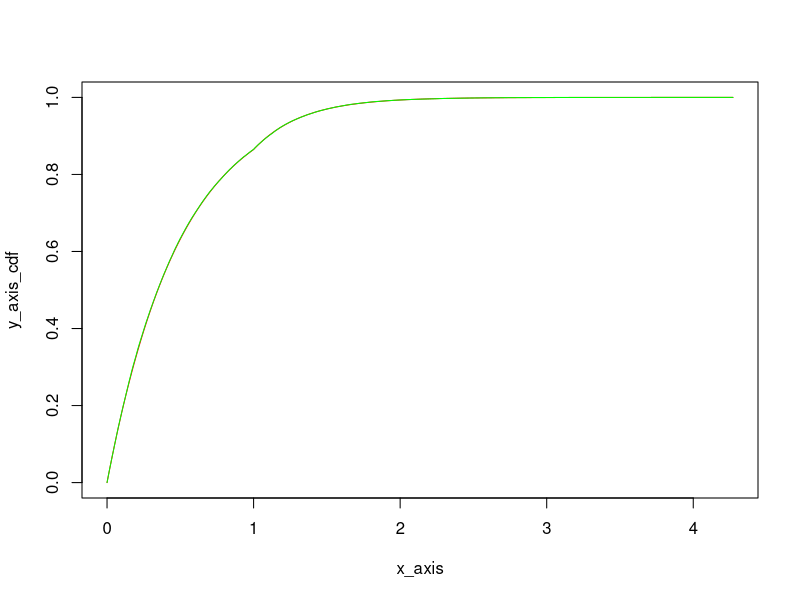

This chart was generated by the following R code:
sim_rv <- function(r1, r2, t){

	T1 <- rexp(1, r1)
	if(T1 < t){T1} else {t + rexp(1, r2)}

}


cdf_func <- function(x, r1, r2, t){

	if(x < t){1 - exp(-r1 * x)} else {1 - exp(-r1 * t) + exp(-r1 * t) * (1 - exp(-r2 * (x - t)))}


}


set.seed(420)

r1 = 2
r2 = 3
t = 1

s <- function(){sim_rv(r1, r2, t)}
F <- function(x){cdf_func(x, r1, r2, t)}

values <- sort(replicate(10^5, s()))

empirical_cdf <- ecdf(values)

x_axis <- sort(values)
y_axis_cdf <- sapply(x_axis, F)
y_axis_ecdf <- sapply(x_axis, empirical_cdf)

plot(x_axis, y_axis_cdf, type="l",col="red")
lines(x_axis ,y_axis_ecdf, col="green")
